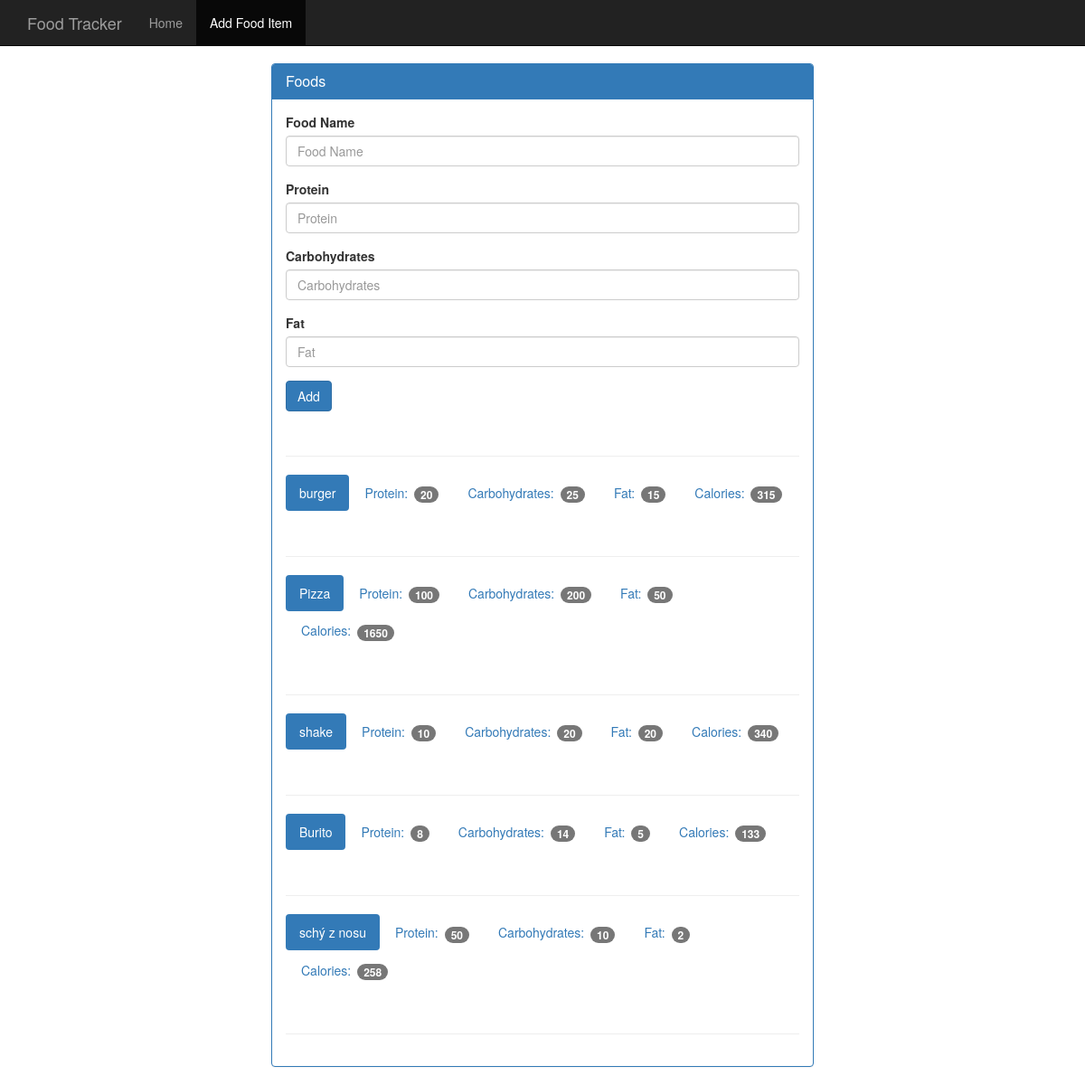
The app's page /food with its own data.
### tables this page shows
CREATE TABLE food (
    id integer primary key autoincrement,
    name text not null,
    protein integer not null,
    carbohydrates integer not null,
    fat integer not null,
    calories integer not null
);

### app.py (the view, shortened to what this page needs)
@app.route('/food', methods=['GET','POST'])
def food():
    db = get_db()
    cur = db.execute('select name, protein, carbohydrates, fat, calories from food')
    results = cur.fetchall()
    return render_template('add_food.html', results = results)

### database.py (called while the page is built)
def connect_db():
    sql = sqlite3.connect('/home/honza/Dokumenty/Python_Flask_Udemy/foot_app/food_log.db')
    sql.row_factory = sqlite3.Row
    return sql

def get_db():
    if not hasattr(g, 'sqlite_db'):
        g.sqlite_db = connect_db()
    return g.sqlite_db

### templates/add_food.html
{% extends "base.html" %}
{% block body %}
    <nav class="navbar navbar-inverse navbar-fixed-top">
      <div class="container">
        <div class="navbar-header">
          <a class="navbar-brand" href="{{ url_for('index') }}">Food Tracker</a>
        </div>
        <div id="navbar" class="navbar-collapse collapse">
          <ul class="nav navbar-nav">
            <li><a href="{{ url_for('index') }}">Home</a></li>
            <li class="active"><a href="{{ url_for('food') }}">Add Food Item</a></li>
          </ul>
        </div>
      </div>
    </nav>
    <div class="container theme-showcase col-sm-6 col-sm-offset-3" role="main">
      <div class="row">
        <div>
          <div class="panel panel-primary">
            <div class="panel-heading">
              <h3 class="panel-title">Foods</h3>
            </div>
            <div class="panel-body">
              <form method="POST" action="{{ url_for('food') }}">
                <div class="form-group">
                  <label for="food-name">Food Name</label>
                  <input type="text" class="form-control" id="food-name" name = 'food-name' placeholder="Food Name">
                </div>
                <div class="form-group">
                  <label for="protein">Protein</label>
                  <input type="number" class="form-control" id="protein" name = 'protein' placeholder="Protein">
                </div>
                <div class="form-group">
                  <label for="carbohydrates">Carbohydrates</label>
                  <input type="number" class="form-control" id="carbohydrates" name = 'carbohydrates' placeholder="Carbohydrates">
                </div>
                <div class="form-group">
                  <label for="fat">Fat</label>
                  <input type="number" class="form-control" id="fat" name = 'fat' placeholder="Fat">
                </div>
                <button type="submit" class="btn btn-primary">Add</button>
              </form>
              <div class="page-header"></div>
              {% for food in results %}
              <ul class="nav nav-pills" role="tablist">
                <li class="active"><a>{{ food.name }}</a></li>
                <li><a>Protein: <span class="badge">{{ food.protein }}</span></a></li>
                <li><a>Carbohydrates: <span class="badge">{{ food.carbohydrates }}</span></a></li>
                <li><a>Fat: <span class="badge">{{ food.fat }}</span></a></li>
                <li><a>Calories: <span class="badge">{{ food.calories }}</span></a></li>
              </ul>
              <div class="page-header"></div>
              {% endfor %}
            </div>
          </div>
        </div>
      </div>
    </div>
    {% endblock %}

### static/theme.css (style rules this page uses)
body { padding-top: 70px; padding-bottom: 30px; }

### records on screen
food: name "burger", protein "20", carbohydrates "25", fat "15", calories "315"
food: name "Pizza", protein "100", carbohydrates "200", fat "50", calories "1650"
food: name "shake", protein "10", carbohydrates "20", fat "20", calories "340"
food: name "Burito", protein "8", carbohydrates "14", fat "5", calories "133"
food: name "schý z nosu", protein "50", carbohydrates "10", fat "2", calories "258"
